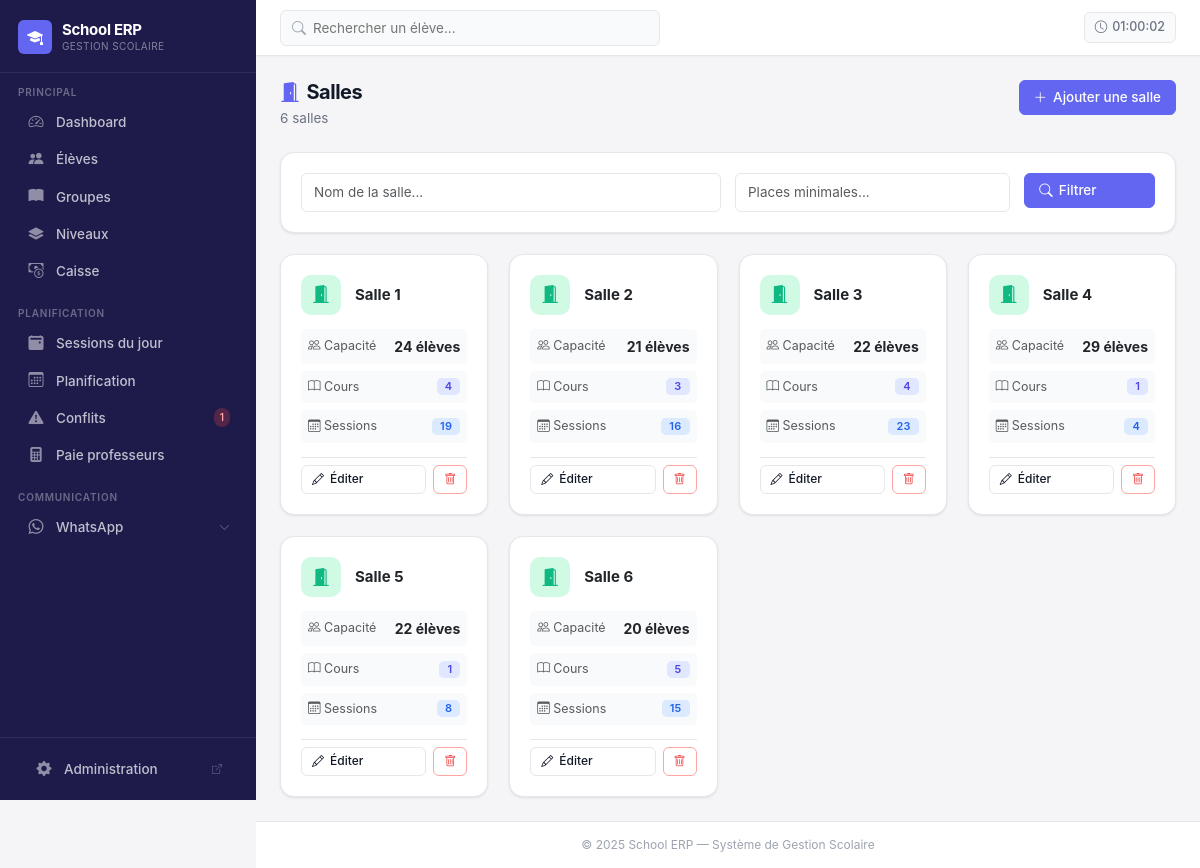
The app's page /rooms/ (signed in) with its own data.
### core/models.py (models this page shows, shortened)
class Room(models.Model):
    name = models.CharField(max_length=50, unique=True, verbose_name="Nom de la salle")
    capacity = models.PositiveIntegerField(
        validators=[MinValueValidator(1)],
        verbose_name="Capacité"
    )
    is_active = models.BooleanField(default=True, verbose_name="Active")
    class Meta:
        verbose_name = "Salle"
        verbose_name_plural = "Salles"
        ordering = ['name']

### core/views.py (the view)
# urls.py: path('rooms/', views.rooms_list, name='rooms_list'),
def rooms_list(request):
    from .models import Room
    from django.db.models import Count
    rooms = Room.objects.all()
    rooms = rooms.annotate(
        course_count=Count('schedules__course_group', distinct=True),
        session_count=Count('sessions', filter=Q(sessions__status='PLANNED'), distinct=True)
    )
    room_filter = RoomFilter(request.GET, queryset=rooms)
    rooms = room_filter.qs
    return render(request, 'core/rooms_list.html', {'rooms': rooms, 'filter': room_filter})

### core/context_processors.py (called while the page is built)
def conflicts_count(request):
    CACHE_KEY = 'sidebar_conflict_count'
    CACHE_TTL = getattr(settings, 'CONFLICT_CACHE_TTL', 30)  # seconds
    count = cache.get(CACHE_KEY)
    if count is None:
        try:
            from .utils import detect_all_conflicts
            data = detect_all_conflicts()
            count = len(data.get('schedule_conflicts', []))
        except Exception:
            count = 0
        cache.set(CACHE_KEY, count, CACHE_TTL)
    return {'conflict_count': count}

### core/templatetags/nav_active.py (called while the page is built)
@register.simple_tag(takes_context=True)
def active_if(context, *names):
    request = context.get("request")
    if not request or not request.resolver_match:
        return ""
    return "active" if request.resolver_match.url_name in names else ""

### templates/core/rooms_list.html (shortened to what this page needs)
{% extends 'core/base.html' %}
{% block content %}
<div class="page-header d-flex align-items-start justify-content-between">
  <div>
    <h1 class="page-title"><i class="bi bi-door-open-fill me-2" style="color:var(--primary);"></i>Salles</h1>
    <p class="page-subtitle">{{ rooms|length }} salle{{ rooms|length|pluralize }}</p>
  </div>
  <a href="/admin/core/room/add/" target="_blank" class="btn btn-primary">
    <i class="bi bi-plus-lg"></i> Ajouter une salle
  </a>
</div>
<div class="card mb-4">
  <div class="card-body">
    <form method="get" class="row g-3">
      <div class="col-md-6">{{ filter.form.name }}</div>
      <div class="col-md-4">{{ filter.form.min_capacity }}</div>
      <div class="col-md-2">
        <button class="btn btn-primary w-100"><i class="bi bi-search"></i> Filtrer</button>
      </div>
    </form>
  </div>
</div>
{% if rooms %}
  <div class="row g-4">
    {% for room in rooms %}
      <div class="col-lg-3 col-md-6">
        <div class="card h-100">
          <div class="card-body">
            <div class="d-flex align-items-center gap-3 mb-3">
              <div class="stat-card-icon" style="width:40px;height:40px;font-size:18px;background:#d1fae5;">
                <i class="bi bi-door-open-fill" style="color:#10b981;"></i>
              </div>
              <div>
                <h5 class="mb-0 fw-700" style="font-size:15px;">{{ room.name }}</h5>
              </div>
            </div>
            <div class="d-flex flex-column gap-2 mb-3">
              <div class="d-flex justify-content-between align-items-center p-2 rounded" style="background:var(--surface-alt);">
                <span class="text-muted" style="font-size:12.5px;"><i class="bi bi-people me-1"></i>Capacité</span>
                <strong>{{ room.capacity }} élèves</strong>
              </div>
              <div class="d-flex justify-content-between align-items-center p-2 rounded" style="background:var(--surface-alt);">
                <span class="text-muted" style="font-size:12.5px;"><i class="bi bi-book me-1"></i>Cours</span>
                {% if room.course_count %}
                  <span class="badge badge-primary">{{ room.course_count }}</span>
                {% else %}
                  <span class="text-muted" style="font-size:12.5px;">Aucun</span>
                {% endif %}
              </div>
              <div class="d-flex justify-content-between align-items-center p-2 rounded" style="background:var(--surface-alt);">
                <span class="text-muted" style="font-size:12.5px;"><i class="bi bi-calendar3 me-1"></i>Sessions</span>
                {% if room.session_count %}
                  <span class="badge badge-info">{{ room.session_count }}</span>
                {% else %}
                  <span class="text-muted" style="font-size:12.5px;">Aucune</span>
                {% endif %}
              </div>
            </div>
            <div class="d-flex gap-2 pt-2" style="border-top:1px solid var(--border);">
              <a href="/admin/core/room/{{ room.id }}/change/" target="_blank"
                 class="btn btn-sm btn-outline-primary flex-grow-1">
                <i class="bi bi-pencil"></i> Éditer
              </a>
              <a href="/admin/core/room/{{ room.id }}/delete/" target="_blank"
                 class="btn btn-sm btn-outline-danger">
                <i class="bi bi-trash"></i>
              </a>
            </div>
          </div>
        </div>
      </div>
    {% endfor %}
  </div>
{% endif %}
{% endblock %}

### templates/core/base.html (style rules this page uses)
:root { --font-sans: 'Inter', system-ui, -apple-system, sans-serif; --primary: #6366f1; --primary-dark: #4f46e5; --primary-light: #e0e7ff; --primary-rgb: 99, 102, 241; --sidebar-bg: #1e1b4b; --sidebar-hover: rgba(255, 255, 255, 0.07); --sidebar-active: rgba(99, 102, 241, 0.25); --sidebar-text: rgba(255, 255, 255, 0.72); --sidebar-text-active: #ffffff; --sidebar-accent: #6366f1; --sidebar-width: 256px; --body-bg: #f5f5f7; --surface: #ffffff; --surface-alt: #f9fafb; --border: #e5e7eb; --border-focus: #6366f1; --text-primary: #111827; --text-secondary: #6b7280; --text-muted: #9ca3af; --success: #10b981; --warning: #f59e0b; --danger: #ef4444; --info: #3b82f6; --shadow-xs: 0 1px 2px rgba(0, 0, 0, 0.04); --shadow-sm: 0 1px 3px rgba(0, 0, 0, 0.06), 0 1px 2px rgba(0, 0, 0, 0.04); --shadow-md: 0 4px 6px rgba(0, 0, 0, 0.05), 0 2px 4px rgba(0, 0, 0, 0.04); --shadow-lg: 0 10px 15px rgba(0, 0, 0, 0.05), 0 4px 6px rgba(0, 0, 0, 0.04); --radius-sm: 6px; --radius-md: 10px; --radius-lg: 14px; --radius-xl: 18px; }
*, *::before, *::after { box-sizing: border-box; }
html, body { height: 100%; font-family: var(--font-sans); font-size: 14px; background: var(--body-bg); color: var(--text-primary); -webkit-font-smoothing: antialiased; }
.page-header { margin-bottom: 24px; }
.page-title { font-size: 20px; font-weight: 700; color: var(--text-primary); letter-spacing: -0.025em; margin: 0; }
.page-subtitle { font-size: 13.5px; color: var(--text-secondary); margin: 4px 0 0; }
.card { background: var(--surface); border: 1px solid var(--border); border-radius: var(--radius-lg); box-shadow: var(--shadow-sm); transition: box-shadow 0.2s, transform 0.2s; }
.card-body { padding: 20px; }
.stat-card-icon { width: 40px; height: 40px; border-radius: 10px; display: flex; align-items: center; justify-content: center; font-size: 18px; flex-shrink: 0; }
.badge { font-size: 11px; font-weight: 600; letter-spacing: 0.02em; padding: 3px 8px; border-radius: 5px; }
.badge-info { background: #dbeafe; color: #2563eb; }
.badge-primary { background: #e0e7ff; color: #4f46e5; }
.btn { font-family: var(--font-sans); font-size: 13.5px; font-weight: 500; border-radius: var(--radius-sm); padding: 7px 14px; transition: all 0.15s; display: inline-flex; align-items: center; gap: 6px; line-height: 1.4; border: 1px solid transparent; }
.btn-primary { background: var(--primary); border-color: var(--primary); color: #ffffff; }
.btn-outline-primary { background: transparent; border-color: var(--border); color: var(--text-primary); }
.btn-outline-danger { background: transparent; border-color: #fca5a5; color: var(--danger); }
.btn-sm { font-size: 12px; padding: 5px 10px; border-radius: 6px; }
.form-control, .form-select { font-size: 13.5px; border: 1px solid var(--border); border-radius: var(--radius-sm); padding: 8px 12px; background: var(--surface); color: var(--text-primary); transition: border-color 0.15s, box-shadow 0.15s; }

### templates/core/rooms_list.html (style rules this page uses)
.fw-700 { font-weight: 700; }

### records on screen
Room: name "Salle 1", capacity "24", course_count "4", session_count "19"
Room: name "Salle 2", capacity "21", course_count "3", session_count "16"
Room: name "Salle 3", capacity "22", course_count "4", session_count "23"
Room: name "Salle 4", capacity "29", course_count "1", session_count "4"
Room: name "Salle 5", capacity "22", course_count "1", session_count "8"
Room: name "Salle 6", capacity "20", course_count "5", session_count "15"

### other values on screen
{{ conflict_count }} "1"
{{ rooms|length }} "6"
